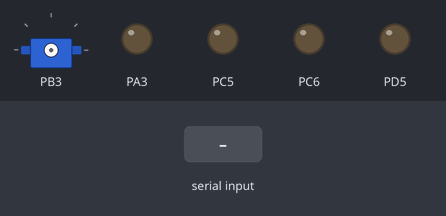
Recording of a program running on a simulated ATmega32, built with avr-gcc and emulated at 16 MHz. Parts: servo, output pins drawn as LEDs (lit = HIGH). The test bench sets the inputs (shaded band). Servo pulses on a pin are drawn as a servo (544–2400 µs = 0–180°); pins used as bus, display or sensor lines are not drawn.

Above: at 1.2 s.
1.3 s: "R" received over Serial
2.8 s: "O" received over Serial
4.3 s: "L" received over Serial
At 5.0 s:
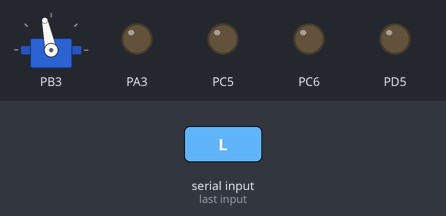
5.8 s: "F" received over Serial
At 6.7 s:
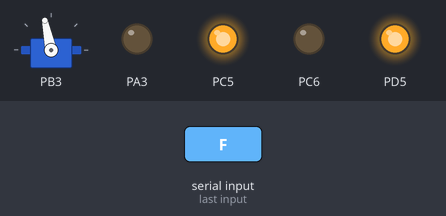
7.3 s: "B" received over Serial
At 7.8 s:
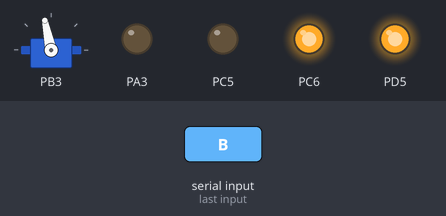
8.8 s: "D" received over Serial
At 10.2 s:
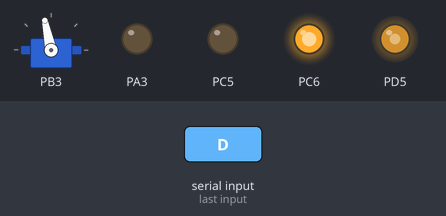
Timing chart, 0 to 11.3 s (numbered marks = the images above; inputs shaded):
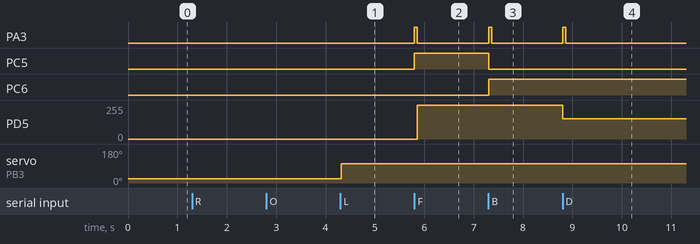

Measured:
- after the input at 4.3 s, servo on PB3: 22° → 102° at once
- after the input at 5.8 s, PA3: LOW → HIGH at once, → LOW 0.06 s later; PC5: LOW → HIGH at once; PD5: 0/255 → 255/255 after 0.06 s
- after the input at 7.3 s, PA3: LOW → HIGH at once, → LOW 0.06 s later; PC5: HIGH → LOW at once; PC6: LOW → HIGH at once
- after the input at 8.8 s, PA3: LOW → HIGH at once, → LOW 0.06 s later; PD5: 255/255 → 153/255 at once

The program:

main.c
```c
/*
 * main.c
 *
 *  Created on: ???/???/????
 *      Author: dell
 */

#include "Projects.h"

/* SLAVE_CODE */

int main()
{
 M_UART_Void_UARTInit();
  M_UART_Void_UARTSetBaudRate(9600);
 H_DCMotor_Void_DCMotorInit();
 H_Servo_Void_ServoInit();
 H_Buzzer_Void_BuzzerInit();

 u8 Sensor_U8_Received;

	  while(1)
	  {
		  Sensor_U8_Received=M_UART_Void_UARTRecBlock();;

		  switch (Sensor_U8_Received) {
			case 'R':
              H_Servo_Void_ServoSetAngle(-90);
              H_Servo_Void_ServoSetStart();

				break;
			case 'O':
	              H_Servo_Void_ServoSetAngle(0);
	              H_Servo_Void_ServoSetStart();
				break;
			case 'L':
	              H_Servo_Void_ServoSetAngle(180);
	              H_Servo_Void_ServoSetStart();
				break;
			case 'F':
                  H_DCMotor_Void_DCMotorSetDirection(CW);
                  H_Buzzer_Void_BuzzerOnce();
                  H_DCMotor_Void_DCMotorSetSpeed(100);
                  H_DCMotor_Void_DCMotorStart();
				break;
			case 'B':
                  H_DCMotor_Void_DCMotorSetDirection(ACW);
                  H_Buzzer_Void_BuzzerOnce();
                  H_DCMotor_Void_DCMotorSetSpeed(100);
                  H_DCMotor_Void_DCMotorStart();
				break;
			case 'I':
                H_DCMotor_Void_DCMotorSetSpeed(100);
                H_Buzzer_Void_BuzzerOnce();
                H_DCMotor_Void_DCMotorStart();
				break;
			case 'D':
                H_DCMotor_Void_DCMotorSetSpeed(60);
                H_Buzzer_Void_BuzzerOnce();
                H_DCMotor_Void_DCMotorStart();
				break;
			case 'S':
                H_DCMotor_Void_DCMotorStop();
				break;
			default:
				break;
		}

	  }
	return 0;
}
```

Projects.c
```c
/*
 * Projects.c
 *
 *  Created on: ???/???/????
 *      Author: dell
 */

#include "Projects.h"
```

Projects.h
```c
/*
 * Projects.h
 *
 *  Created on: ???/???/????
 *      Author: dell
 */

#ifndef APP_PROJECTS_PROJECTS_H_
#define APP_PROJECTS_PROJECTS_H_


#include "STD.h"
#include "BitMath.h"
#include "DIO_Interface.h"
#include "Buzzer_Interface.h"
#include "LCD_Interface.h"
#include "UART_Interface.h"
#include "LCD_Interface.h"
#include "Timer_Interface.h"
#include "GIE_Interface.h"
#include "DCMotor_Interface.h"
#include "Servo_Interface.h"
#include "ADC_Interface.h"
#include "UART_Interface.h"
#include "Flex_Sensor_Interface.h"
#include <util/delay.h>


#endif /* APP_PROJECTS_PROJECTS_H_ */
```

Projects.c
```c
/*
 * Projects.c
 *
 *  Created on: ???/???/????
 *      Author: dell
 */

#include "Projects.h"
```

Projects.h
```c
/*
 * Projects.h
 *
 *  Created on: ???/???/????
 *      Author: dell
 */

#ifndef APP_PROJECTS_PROJECTS_H_
#define APP_PROJECTS_PROJECTS_H_


#include "STD.h"
#include "BitMath.h"
#include "DIO_Interface.h"
#include "Buzzer_Interface.h"
#include "LCD_Interface.h"
#include "UART_Interface.h"
#include "LCD_Interface.h"
#include "Timer_Interface.h"
#include "GIE_Interface.h"
#include "DCMotor_Interface.h"
#include "Servo_Interface.h"
#include "ADC_Interface.h"
#include "UART_Interface.h"
#include "Flex_Sensor_Interface.h"
#include <util/delay.h>


#endif /* APP_PROJECTS_PROJECTS_H_ */
```

STD.h
```c
/*
 * STD.h
 *
 *  Created on: ???/???/????
 *      Author: dell
 */

#ifndef STD_H_
#define STD_H_

typedef unsigned char            u8;
typedef   signed char            s8;
typedef unsigned short int       u16;
typedef   signed short int       s16;
typedef unsigned long  int       u32;
typedef   signed long  int       s32;
typedef float                    f32;
typedef double                   f64;

#endif /* STD_H_ */
```

DCMotor_Config.h
```c
/*
 * DCMotor_Config.h
 *
 *  Created on: ???/???/????
 *      Author: dell
 */

#ifndef HAL_DCMOTOR_DCMOTOR_CONFIG_H_
#define HAL_DCMOTOR_DCMOTOR_CONFIG_H_
/*
 * SELECT DC_MOTOR_PINS
 */
#define DC_MOTOR_PIN1     PC5_PIN
#define DC_MOTOR_PIN2     PC6_PIN

#endif /* HAL_DCMOTOR_DCMOTOR_CONFIG_H_ */
```

Flex_Sensor_Config.h
```c
/*
 * Flex_Sensor_Config.h
 *
 *  Created on: 14 Oct 2022
 *      Author: DELL G3
 */

#ifndef HAL_FLEX_SENSOR_FLEX_SENSOR_CONFIG_H_
#define HAL_FLEX_SENSOR_FLEX_SENSOR_CONFIG_H_


#endif /* HAL_FLEX_SENSOR_FLEX_SENSOR_CONFIG_H_ */
```

LCD_Config.h
```c
/*
 * LCD_Config.h
 *
 *  Created on: ???/???/????
 *      Author: dell
 */

#ifndef HAL_LCD_LCD_CONFIG_H_
#define HAL_LCD_LCD_CONFIG_H_

/*
 * SELECT LCD_MODE : _4_BIT_MODE , _8_BIT_MODE
 */
#define LCD_MODE         _4_BIT_MODE

#define LCD_D0_PIN       PA0_PIN
#define LCD_D1_PIN       PA1_PIN
#define LCD_D2_PIN       PA2_PIN
#define LCD_D3_PIN       PA3_PIN
#define LCD_D4_PIN       PA4_PIN
#define LCD_D5_PIN       PA5_PIN
#define LCD_D6_PIN       PA6_PIN
#define LCD_D7_PIN       PA7_PIN
#define LCD_EN_PIN       PB3_PIN
#define LCD_RW_PIN       PB2_PIN
#define LCD_RS_PIN       PB1_PIN

#endif /* HAL_LCD_LCD_CONFIG_H_ */
```

DCMotor_Config.h
```c
/*
 * DCMotor_Config.h
 *
 *  Created on: ???/???/????
 *      Author: dell
 */

#ifndef HAL_DCMOTOR_DCMOTOR_CONFIG_H_
#define HAL_DCMOTOR_DCMOTOR_CONFIG_H_
/*
 * SELECT DC_MOTOR_PINS
 */
#define DC_MOTOR_PIN1     PC5_PIN
#define DC_MOTOR_PIN2     PC6_PIN

#endif /* HAL_DCMOTOR_DCMOTOR_CONFIG_H_ */
```

Flex_Sensor_Config.h
```c
/*
 * Flex_Sensor_Config.h
 *
 *  Created on: 14 Oct 2022
 *      Author: DELL G3
 */

#ifndef HAL_FLEX_SENSOR_FLEX_SENSOR_CONFIG_H_
#define HAL_FLEX_SENSOR_FLEX_SENSOR_CONFIG_H_


#endif /* HAL_FLEX_SENSOR_FLEX_SENSOR_CONFIG_H_ */
```

LCD_Config.h
```c
/*
 * LCD_Config.h
 *
 *  Created on: ???/???/????
 *      Author: dell
 */

#ifndef HAL_LCD_LCD_CONFIG_H_
#define HAL_LCD_LCD_CONFIG_H_

/*
 * SELECT LCD_MODE : _4_BIT_MODE , _8_BIT_MODE
 */
#define LCD_MODE         _4_BIT_MODE

#define LCD_D0_PIN       PA0_PIN
#define LCD_D1_PIN       PA1_PIN
#define LCD_D2_PIN       PA2_PIN
#define LCD_D3_PIN       PA3_PIN
#define LCD_D4_PIN       PA4_PIN
#define LCD_D5_PIN       PA5_PIN
#define LCD_D6_PIN       PA6_PIN
#define LCD_D7_PIN       PA7_PIN
#define LCD_EN_PIN       PB3_PIN
#define LCD_RW_PIN       PB2_PIN
#define LCD_RS_PIN       PB1_PIN

#endif /* HAL_LCD_LCD_CONFIG_H_ */
```

Buzzer_Cofig.h
```c
/*
 * Buzzer_Cofig.h
 *
 *  Created on: ???/???/????
 *      Author: dell
 */

#ifndef HAL_BUZZER_BUZZER_COFIG_H_
#define HAL_BUZZER_BUZZER_COFIG_H_
/*
 * SELECT BUZZER_PIN
 */
#define BUZZER_PIN          PA3_PIN
/*
 * SELECT BUZZER_TIME_ON IN MS
 */
#define BUZZER_TIME_ON      60

#endif /* HAL_BUZZER_BUZZER_COFIG_H_ */
```

Buzzer_Interface.h
```c
/*
 * Buzzer_Interface.h
 *
 *  Created on: ???/???/????
 *      Author: dell
 */

#ifndef HAL_BUZZER_BUZZER_INTERFACE_H_
#define HAL_BUZZER_BUZZER_INTERFACE_H_

/**********************************************************************************************************************/
/* INCLUDES                                                                                                           */
/**********************************************************************************************************************/
#include "Buzzer_Cofig.h"
#include "DIO_Interface.h"
#include <util/delay.h>
/**********************************************************************************************************************/
/* FUNCTION PROTOTUPES                                                                                                       */
/**********************************************************************************************************************/void H_Buzzer_Void_BuzzerInit(void);
void H_Buzzer_Void_BuzzerSetOn(void);
void H_Buzzer_Void_BuzzerSetOff(void);
void H_Buzzer_Void_BuzzerOnce(void);

#endif /* HAL_BUZZER_BUZZER_INTERFACE_H_ */
```

Buzzer_Prog.c
```c
/*
 * Buzzer_Prog.c
 *
 *  Created on: ???/???/????
 *      Author: dell
 */

#include "Buzzer_Interface.h"

void H_Buzzer_Void_BuzzerInit(void)
{
	M_DIO_Void_SetPinDirection(BUZZER_PIN,OUTPUT);
}
void H_Buzzer_Void_BuzzerSetOn(void)
{
	M_DIO_Void_SetPinValue(BUZZER_PIN,HIGH);
}
void H_Buzzer_Void_BuzzerSetOff(void)
{
	M_DIO_Void_SetPinValue(BUZZER_PIN,LOW);
}
void H_Buzzer_Void_BuzzerOnce(void)
{
	M_DIO_Void_SetPinValue(BUZZER_PIN,HIGH);
	_delay_ms(BUZZER_TIME_ON);
	M_DIO_Void_SetPinValue(BUZZER_PIN,LOW);
}
```

DCMotor_Interface.h
```c
/*
 * DCMotor_Interface.h
 *
 *  Created on: ???/???/????
 *      Author: dell
 */

#ifndef HAL_DCMOTOR_DCMOTOR_INTERFACE_H_
#define HAL_DCMOTOR_DCMOTOR_INTERFACE_H_

/**********************************************************************************************************************/
/* INCLUDES                                                                                                           */
/**********************************************************************************************************************/
#include "DCMotor_Config.h"
#include "DIO_Interface.h"
#include "Timer_Interface.h"
/**********************************************************************************************************************/
/* DEFINES                                                                                                            */
/**********************************************************************************************************************/
#define ACW          0
#define CW           1
/**********************************************************************************************************************/
/* PROTOTYPES                                                                                                         */
/**********************************************************************************************************************/
void H_DCMotor_Void_DCMotorInit(void);
void H_DCMotor_Void_DCMotorSetSpeed(u32);
void H_DCMotor_Void_DCMotorSetDirection(u8);
void H_DCMotor_Void_DCMotorStart(void);
void H_DCMotor_Void_DCMotorStop(void);

#endif /* HAL_DCMOTOR_DCMOTOR_INTERFACE_H_ */
```

DCMotor_Prog.c
```c
/*
 * DCMotor_Prog.c
 *
 *  Created on: ???/???/????
 *      Author: dell
 */


#include "DCMotor_Interface.h"

void H_DCMotor_Void_DCMotorInit(void)
{
	M_DIO_Void_SetPinDirection(DC_MOTOR_PIN1,OUTPUT);
	M_DIO_Void_SetPinDirection(DC_MOTOR_PIN2,OUTPUT);
	M_Timer_Void_PWMSetFreaquancy(60);
	M_Timer_Void_PWMInit(TIMER1_CHANNEL);
}
void H_DCMotor_Void_DCMotorSetSpeed(u32 Copy_U32_MotorSpeed)
{
	M_Timer_Void_PWMSetDutyCycle(TIMER1_CHANNEL,Copy_U32_MotorSpeed);
}
void H_DCMotor_Void_DCMotorSetDirection(u8 Copy_U8_Direction)
{
switch(Copy_U8_Direction)
{
case ACW:
	M_DIO_Void_SetPinValue(DC_MOTOR_PIN1,LOW);
	M_DIO_Void_SetPinValue(DC_MOTOR_PIN2,HIGH);
	break;
case CW:
	M_DIO_Void_SetPinValue(DC_MOTOR_PIN1,HIGH);
	M_DIO_Void_SetPinValue(DC_MOTOR_PIN2,LOW);
	break;
}
}
void H_DCMotor_Void_DCMotorStart(void)
{
	M_Timer_Void_PWMStart(TIMER1_CHANNEL);

}
void H_DCMotor_Void_DCMotorStop(void)
{
	M_Timer_Void_PWMStop(TIMER1_CHANNEL);
}
```

Flex_Sensor_Interface.h
```c
/*
 * Flex_Sensor_Interface.h
 *
 *  Created on: 14 Oct 2022
 *      Author: DELL G3
 */

#ifndef HAL_FLEX_SENSOR_FLEX_SENSOR_INTERFACE_H_
#define HAL_FLEX_SENSOR_FLEX_SENSOR_INTERFACE_H_

#include "DIO_Interface.h"
#include "ADC_Interface.h"
#include "Flex_Sensor_Config.h"


#define SENSOR1_READING              ADC_CHANNEL_0
#define SENSOR2_READING              ADC_CHANNEL_1
#define SENSOR3_READING              ADC_CHANNEL_2
#define SENSOR4_READING              ADC_CHANNEL_3
#define SENSOR5_READING              ADC_CHANNEL_4


void H_Flex_Sensor_Void_SenosorInit(void);
u8 H_Flex_Sensor_U8_SenosorRead(u8);

#endif /* HAL_FLEX_SENSOR_FLEX_SENSOR_INTERFACE_H_ */
```

Flex_Sensor_Prog.c
```c
/*
 * Flex_Sensor_Prog.c
 *
 *  Created on: 14 Oct 2022
 *      Author: DELL G3
 */

#include "Flex_Sensor_Interface.h"

void H_Flex_Sensor_Void_SenosorInit(void)
{
	M_ADC_Void_ADCInit();
}

u8 H_Flex_Sensor_U8_SenosorRead(u8 Copy_U8_Sensor)
{
	u8 Local_U8_SensorReading = 0;
	switch (Copy_U8_Sensor)
{
	case SENSOR1_READING:
		 Local_U8_SensorReading = M_ADC_U16_ADCRead(0);break;
	case SENSOR2_READING:
		 Local_U8_SensorReading = M_ADC_U16_ADCRead(1);break;
	case SENSOR3_READING:
		 Local_U8_SensorReading = M_ADC_U16_ADCRead(2);break;
	case SENSOR4_READING:
		 Local_U8_SensorReading = M_ADC_U16_ADCRead(3);break;
	case SENSOR5_READING:
		 Local_U8_SensorReading = M_ADC_U16_ADCRead(4);break;
default:break;
}
	return Local_U8_SensorReading;
}
```

LCD_Interface.h
```c
/*
 * LCD_Interface.h
 *
 *  Created on: ???/???/????
 *      Author: dell
 */

#ifndef HAL_LCD_LCD_INTERFACE_H_
#define HAL_LCD_LCD_INTERFACE_H_


#include "LCD_Config.h"
#include "DIO_Interface.h"
#include <util/delay.h>

void H_LCD_Void_LCDInit(void);
void H_LCD_Void_LCDWriteCharacter(u8);
void H_LCD_Void_LCDWriteCommand(u8);
void H_LCD_Void_LCDWriteString(u8*);
void H_LCD_Void_LCDWriteNumber(s32);
void H_LCD_Void_LCDGoTo(u8,u8);
void H_LCD_Void_LCDClear(void);

#endif /* HAL_LCD_LCD_INTERFACE_H_ */
```

LCD_Prog.c
```c
/*
 * LCD_Prog.c
 *
 *  Created on: ???/???/????
 *      Author: dell
 */


#include "LCD_Interface.h"
#include "LCD_Private.h"


void H_LCD_Void_LCDInit(void)
{
#if   LCD_MODE   ==   _8_BIT_MODE
	M_DIO_Void_SetPinDirection(LCD_D0_PIN,OUTPUT);
	M_DIO_Void_SetPinDirection(LCD_D1_PIN,OUTPUT);
	M_DIO_Void_SetPinDirection(LCD_D2_PIN,OUTPUT);
	M_DIO_Void_SetPinDirection(LCD_D3_PIN,OUTPUT);
	M_DIO_Void_SetPinDirection(LCD_D4_PIN,OUTPUT);
	M_DIO_Void_SetPinDirection(LCD_D5_PIN,OUTPUT);
	M_DIO_Void_SetPinDirection(LCD_D6_PIN,OUTPUT);
	M_DIO_Void_SetPinDirection(LCD_D7_PIN,OUTPUT);
	M_DIO_Void_SetPinDirection(LCD_RS_PIN,OUTPUT);
	M_DIO_Void_SetPinDirection(LCD_EN_PIN,OUTPUT);
	M_DIO_Void_SetPinDirection(LCD_RW_PIN,OUTPUT);
	M_DIO_Void_SetPinValue(LCD_RW_PIN,LOW);
	H_LCD_Void_LCDWriteCommand(LCD_8_BIT_MODE);
	H_LCD_Void_LCDWriteCommand(LCD_DISPLAY_ON_CURSOR_OFF);
#elif LCD_MODE   ==   _4_BIT_MODE
	M_DIO_Void_SetPinDirection(LCD_D4_PIN,OUTPUT);
	M_DIO_Void_SetPinDirection(LCD_D5_PIN,OUTPUT);
	M_DIO_Void_SetPinDirection(LCD_D6_PIN,OUTPUT);
	M_DIO_Void_SetPinDirection(LCD_D7_PIN,OUTPUT);
	M_DIO_Void_SetPinDirection(LCD_RS_PIN,OUTPUT);
	M_DIO_Void_SetPinDirection(LCD_EN_PIN,OUTPUT);
	M_DIO_Void_SetPinDirection(LCD_RW_PIN,OUTPUT);
	M_DIO_Void_SetPinValue(LCD_RW_PIN,LOW);

	H_LCD_Void_LCDWriteCommand(LCD_4_BIT_MODE_1);
	H_LCD_Void_LCDWriteCommand(LCD_4_BIT_MODE_2);
	H_LCD_Void_LCDWriteCommand(LCD_4_BIT_MODE_3);

	H_LCD_Void_LCDWriteCommand(LCD_DISPLAY_ON_CURSOR_OFF);
	H_LCD_Void_LCDWriteCommand(LCD_CLEAR);
	H_LCD_Void_LCDWriteCommand(LCD_RETURN_HOME);
#endif

}
void H_LCD_Void_LCDWriteCharacter(u8 Copy_U8_Character)
{
	M_DIO_Void_SetPinValue(LCD_RS_PIN,HIGH);
#if   LCD_MODE   ==   _8_BIT_MODE
	H_LCD_Void_SetLCDPins(Copy_U8_Character);
	M_DIO_Void_SetPinValue(LCD_EN_PIN,HIGH);
	_delay_ms(1);
	M_DIO_Void_SetPinValue(LCD_EN_PIN,LOW);
#elif LCD_MODE   ==   _4_BIT_MODE
	H_LCD_Void_SetLCDPins(Copy_U8_Character >> 4);
	M_DIO_Void_SetPinValue(LCD_EN_PIN,HIGH);
	_delay_ms(1);
	M_DIO_Void_SetPinValue(LCD_EN_PIN,LOW);
	_delay_ms(1);
	H_LCD_Void_SetLCDPins(Copy_U8_Character);
	M_DIO_Void_SetPinValue(LCD_EN_PIN,HIGH);
	_delay_ms(1);
	M_DIO_Void_SetPinValue(LCD_EN_PIN,LOW);
#endif
	_delay_ms(1);
}
void H_LCD_Void_LCDWriteCommand(u8 Copy_U8_Command)
{
	M_DIO_Void_SetPinValue(LCD_RS_PIN,LOW);
#if   LCD_MODE   ==   _8_BIT_MODE
	H_LCD_Void_SetLCDPins(Copy_U8_Command);
	M_DIO_Void_SetPinValue(LCD_EN_PIN,HIGH);
	_delay_ms(1);
	M_DIO_Void_SetPinValue(LCD_EN_PIN,LOW);
#elif LCD_MODE   ==   _4_BIT_MODE
	H_LCD_Void_SetLCDPins(Copy_U8_Command >> 4);
	M_DIO_Void_SetPinValue(LCD_EN_PIN,HIGH);
	_delay_ms(1);
	M_DIO_Void_SetPinValue(LCD_EN_PIN,LOW);
	_delay_ms(1);
	H_LCD_Void_SetLCDPins(Copy_U8_Command);
	M_DIO_Void_SetPinValue(LCD_EN_PIN,HIGH);
	_delay_ms(1);
	M_DIO_Void_SetPinValue(LCD_EN_PIN,LOW);
#endif
	_delay_ms(1);
}
void H_LCD_Void_LCDWriteString(u8* Copy_U8_P)
{
	u8 Local_U8_Counter = 0;
	while(Copy_U8_P[Local_U8_Counter] != '\0')
	{
		H_LCD_Void_LCDWriteCharacter(Copy_U8_P[Local_U8_Counter]);
		Local_U8_Counter++;
	}
}
void H_LCD_Void_LCDWriteNumber(s32 Copy_S32_Num)
{
	s8 Local_S8_Counter = -1;
	u8 Local_U8_Arr[16];
	if(Copy_S32_Num < 0)
	{
		Copy_S32_Num = Copy_S32_Num * -1;
		H_LCD_Void_LCDWriteCharacter('-');
	}
	do
	{
		Local_S8_Counter++;
		Local_U8_Arr[Local_S8_Counter]  =  Copy_S32_Num % 10;
		Copy_S32_Num = Copy_S32_Num / 10;
	}while(Copy_S32_Num != 0);
	while(Local_S8_Counter >= 0)
	{
		H_LCD_Void_LCDWriteCharacter(Local_U8_Arr[Local_S8_Counter] + 48);
		Local_S8_Counter--;
	}


}


void H_LCD_Void_LCDGoTo(u8 Copy_U8_Row,u8 Copy_U8_Col)
{
	u8 Local_U8Arr [2] = {0x80 , 0xC0};
	H_LCD_Void_LCDWriteCommand(Local_U8Arr[Copy_U8_Row] + Copy_U8_Col);
}


void H_LCD_Void_LCDClear(void)
{
	H_LCD_Void_LCDWriteCommand(LCD_CLEAR);
}

static void H_LCD_Void_SetLCDPins(u8 Copy_U8_Pins)
{
#if   LCD_MODE   ==   _8_BIT_MODE
	M_DIO_Void_SetPinValue(LCD_D0_PIN,Copy_U8_Pins >> 0 & 0x01);
	M_DIO_Void_SetPinValue(LCD_D1_PIN,Copy_U8_Pins >> 1 & 0x01);
	M_DIO_Void_SetPinValue(LCD_D2_PIN,Copy_U8_Pins >> 2 & 0x01);
	M_DIO_Void_SetPinValue(LCD_D3_PIN,Copy_U8_Pins >> 3 & 0x01);
	M_DIO_Void_SetPinValue(LCD_D4_PIN,Copy_U8_Pins >> 4 & 0x01);
	M_DIO_Void_SetPinValue(LCD_D5_PIN,Copy_U8_Pins >> 5 & 0x01);
	M_DIO_Void_SetPinValue(LCD_D6_PIN,Copy_U8_Pins >> 6 & 0x01);
	M_DIO_Void_SetPinValue(LCD_D7_PIN,Copy_U8_Pins >> 7 & 0x01);
#elif LCD_MODE   ==   _4_BIT_MODE
	M_DIO_Void_SetPinValue(LCD_D4_PIN,Copy_U8_Pins >> 0 & 0x01);
	M_DIO_Void_SetPinValue(LCD_D5_PIN,Copy_U8_Pins >> 1 & 0x01);
	M_DIO_Void_SetPinValue(LCD_D6_PIN,Copy_U8_Pins >> 2 & 0x01);
	M_DIO_Void_SetPinValue(LCD_D7_PIN,Copy_U8_Pins >> 3 & 0x01);
#endif
}
```

Servo_Interface.h
```c
/*
 * Servo_Interface.h
 *
 *  Created on: ???/???/????
 *      Author: dell
 */

#ifndef HAL_SERVO_SERVO_INTERFACE_H_
#define HAL_SERVO_SERVO_INTERFACE_H_

#include "STD.h"
#include "Timer_Interface.h"


void H_Servo_Void_ServoInit(void);
void H_Servo_Void_ServoSetAngle(s16);
void H_Servo_Void_ServoSetStart(void);
void H_Servo_Void_ServoSetStop(void);

#endif /* HAL_SERVO_SERVO_INTERFACE_H_ */
```

Servo_Prog.c
```c
/*
 * Servo_Prog.c
 *
 *  Created on: ???/???/????
 *      Author: dell
 */

#include "Servo_Interface.h"

void H_Servo_Void_ServoInit(void)
{
	M_Timer_Void_PWMInit(TIMER0_CHANNEL);
	M_Timer_Void_PWMSetFreaquancy(50);
}
void H_Servo_Void_ServoSetAngle(s16 Copy_U8_Angle)
{
	f32 Local_F32_Value = ((Copy_U8_Angle * 5.0 ) / 180.0) + 5.0;
	M_Timer_Void_PWMSetDutyCycle(TIMER0_CHANNEL,Local_F32_Value);
}
void H_Servo_Void_ServoSetStart(void)
{
	M_Timer_Void_PWMStart(TIMER0_CHANNEL);
}
void H_Servo_Void_ServoSetStop(void)
{
M_Timer_Void_PWMStop(TIMER0_CHANNEL);
}
```

Buzzer_Cofig.h
```c
/*
 * Buzzer_Cofig.h
 *
 *  Created on: ???/???/????
 *      Author: dell
 */

#ifndef HAL_BUZZER_BUZZER_COFIG_H_
#define HAL_BUZZER_BUZZER_COFIG_H_
/*
 * SELECT BUZZER_PIN
 */
#define BUZZER_PIN          PA3_PIN
/*
 * SELECT BUZZER_TIME_ON IN MS
 */
#define BUZZER_TIME_ON      60

#endif /* HAL_BUZZER_BUZZER_COFIG_H_ */
```

Source omitted: Buzzer_Interface.h (1167 bytes), Buzzer_Prog.c (514 bytes), DCMotor_Interface.h (1638 bytes), DCMotor_Prog.c (937 bytes), Flex_Sensor_Interface.h (674 bytes), Flex_Sensor_Prog.c (749 bytes), LCD_Interface.h (508 bytes), LCD_Prog.c (4656 bytes), Servo_Interface.h (398 bytes), Servo_Prog.c (562 bytes), LCD_Private.h (596 bytes), BitMath.h (359 bytes) and 23 more
